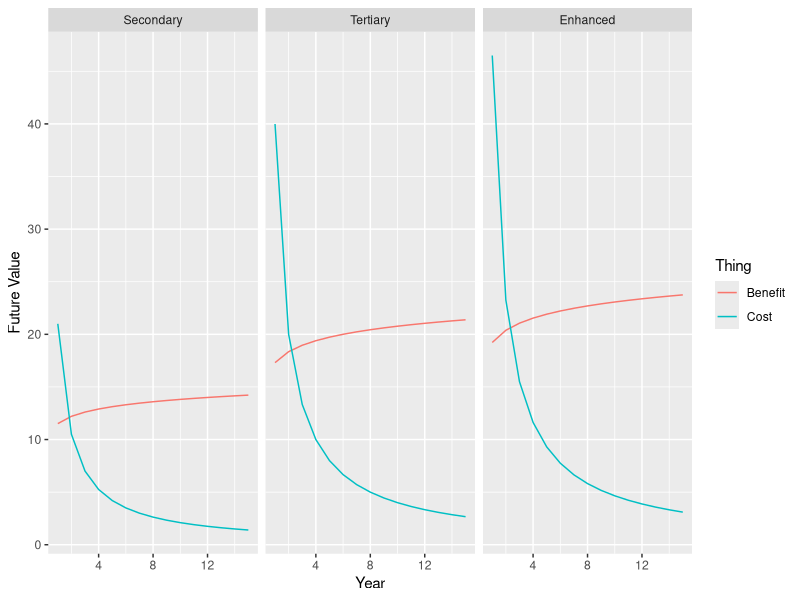
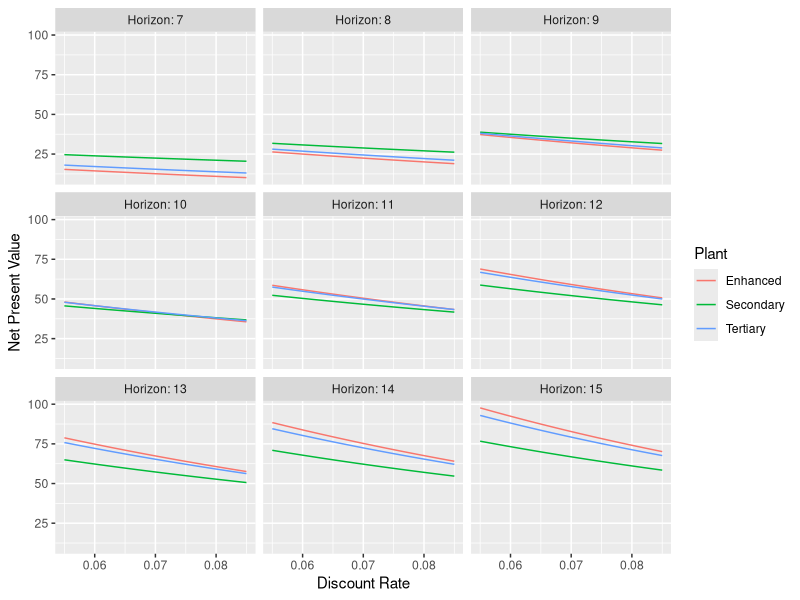
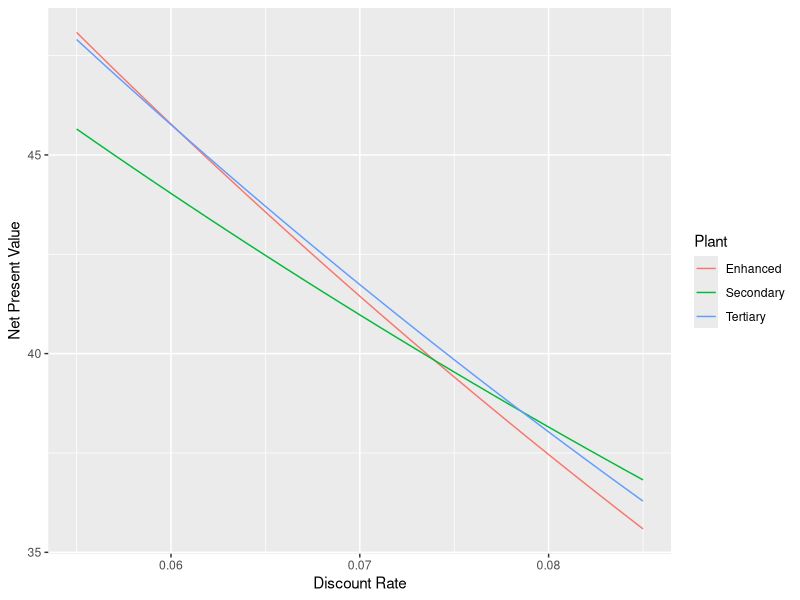

Recreate these plots in R, in order.
## ---- chunk 1
library(tidyverse)
library(kableExtra)
knitr::opts_chunk$set(echo = TRUE)
def <- knitr::knit_hooks$get("output")
knitr::knit_hooks$set(output = function(x, options) {
  x <- def(x, options)
  ifelse(!is.null(options$suppress), gsub(pattern = "```.*```", "", x), x)
})
formatter <- function(string){
  string%>%
    str_replace_all("_", " ")%>%
    str_to_title()
}
## ---- chunk 2
discount_rate <- seq(.055,.085,.001)
year <- 1:15
plant <-  c("Secondary","Tertiary","Enhanced")
thing <- c("Cost","Benefit")
mydf <- crossing(year,plant,thing,discount_rate)%>% 
  mutate(future_value=case_when(plant == "Secondary" & thing == "Cost" ~ 21/year,
                                 plant == "Secondary" & thing == "Benefit" ~ log(100000*year),
                                 plant == "Tertiary" & thing == "Cost" ~ 39.99/year,
                                 plant == "Tertiary" & thing == "Benefit" ~ 1.5035*log(100000*year),
                                 plant == "Enhanced" & thing == "Cost" ~ 46.5/year,
                                 plant == "Enhanced" & thing == "Benefit" ~ 1.67*log(100000*year)))%>%#THEN
  mutate(present_value = future_value/((1+discount_rate)^year))
## ---- chunk 3
plt <-  ggplot(mydf,aes(year, future_value, colour=thing))+
  geom_line()+
  facet_wrap(vars(fct_reorder(plant,future_value,sum)))#over-ride default alphabetic layout.
plt+
  labs(x=formatter(plt$labels$x),
      y=formatter(plt$labels$y),
      col=formatter(plt$labels$col))
## ---- chunk 4
results <- tibble(Horizon=7:15)
subset_data <- function(horizon){
  filter(mydf,year<=horizon)
}
results <- results%>%
  mutate(data_subsets=map(Horizon,subset_data))
## ---- chunk 5
get_npv <- function(df){
  df%>%
  group_by(plant, thing, discount_rate)%>%
  summarise(total = sum(present_value))%>%
  pivot_wider(names_from = thing, values_from = total, names_prefix = "sum_pv_")%>%
  mutate(net_present_value = sum_pv_Benefit - sum_pv_Cost)
}
results <- results%>%
  mutate(net_present_value=map(data_subsets,get_npv))%>%
  unnest(net_present_value)
## ---- chunk 6
plt <- ggplot(results,aes(discount_rate,net_present_value,colour=plant))+
   geom_line()+
   facet_wrap(vars(Horizon), labeller = label_both)
plt+
  labs(x=formatter(plt$labels$x),
        y=formatter(plt$labels$y),
        col=formatter(plt$labels$col))
## ---- chunk 7
plt <- ggplot(filter(results,Horizon==10),aes(discount_rate,net_present_value,colour=plant))+
   geom_line()
plt+
  labs(x=formatter(plt$labels$x),
      y=formatter(plt$labels$y),
      col=formatter(plt$labels$col))
## ---- chunk 8
ave_results <- results%>%
  group_by(plant)%>%
  summarize(average_net_present_value=mean(net_present_value))%>%
  arrange(desc(average_net_present_value))

kbl(ave_results,col.names=formatter(colnames(ave_results)),digits=1)%>% 
  kable_styling(bootstrap_options = c("striped", "hover"), full_width = F)
